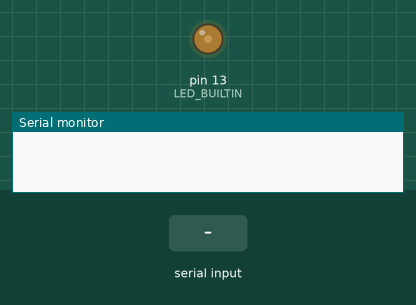
Bench run of a sketch on a simulated Arduino Uno, built with avr-gcc and run on an emulated ATmega328P. Shown: output pins drawn as LEDs (lit = HIGH), the last lines printed to the serial monitor. Dashed ring = blinking. Inputs (shaded band) come from the test bench.

Above: at 1.2 s.
1.3 s: "10\n" received over Serial
At 1.46 s:
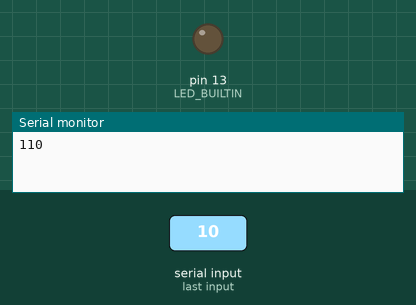
4.3 s: byte 10 (10) received over Serial
5.9 s: "90\n" received over Serial
At 6.12 s:
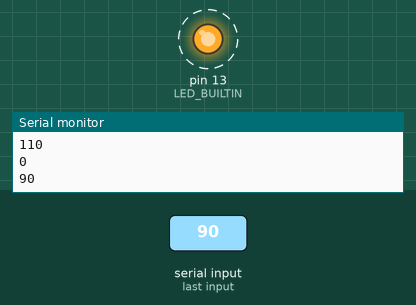
8.9 s: "90,45\n" received over Serial
At 10.7 s:
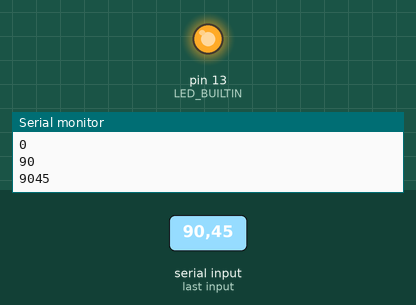
Timing chart, 0 to 12.2 s (numbered marks = the images above; inputs shaded):
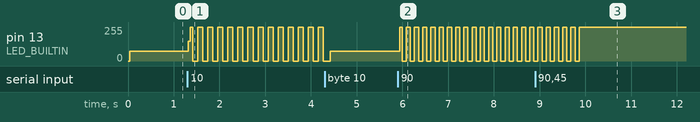

The sketch:

Primjer03.ino
```cpp
int blinkRate = 0;
int value = 1;

void setup() {
  Serial.begin(9600);
  pinMode(LED_BUILTIN, OUTPUT);
}

void loop() {
  if(Serial.available() > 0) {
    char ch = Serial.read();

    if( ch >= '0' && ch <= '9') {
      value = (value * 10) + (ch - '0');
    }
    else if(ch == 10)  {
      blinkRate = value;
      Serial.println(blinkRate);
      value = 0;
    }
  }

  blink();
}

void blink() {
  digitalWrite(LED_BUILTIN, HIGH);
  delay(blinkRate);
  digitalWrite(LED_BUILTIN, LOW);
  delay(blinkRate);
}
```

Measured:
- after the input at 1.3 s, pin 13 (LED_BUILTIN): 72/255 → 149/255 at once, then moves between 0/255 and 255/255, repeating every 0.44 s
- after the input at 5.9 s, pin 13 (LED_BUILTIN): alternates 255/255 for 0.09 s and 0/255 for 0.09 s, starting at once
- after the input at 8.9 s, pin 13 (LED_BUILTIN): goes on until 9.9 s, then stays 255/255
